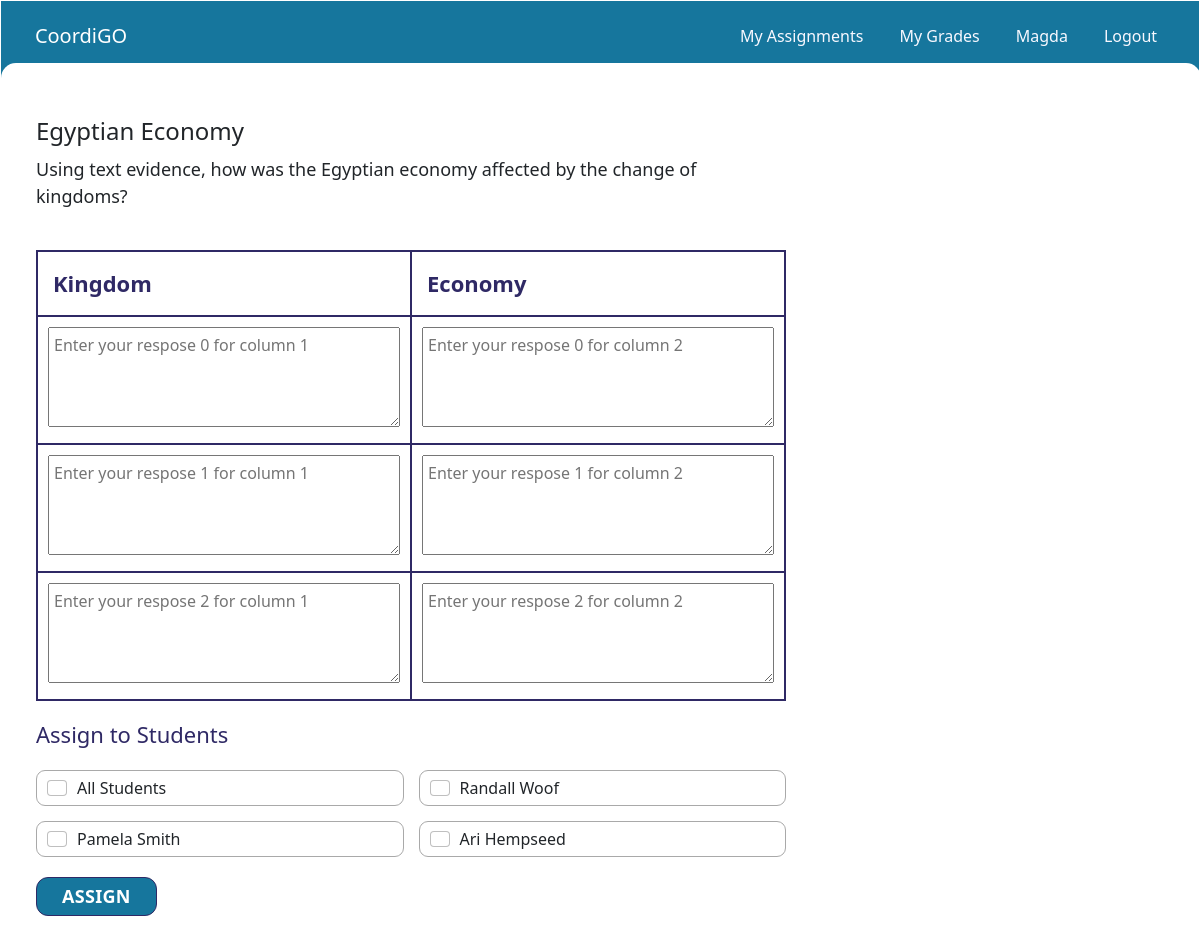
Screenshot of /custom/1 (signed in) with the database file from the repository.
### coordi/models.py (models this page shows, shortened)
class User(AbstractUser):
    user_type = models.CharField(choices=User_Types, max_length=60, default="")

class CustomGO(models.Model):
    type = models.CharField(choices=GO_Types, max_length=64, default="")
    name = models.CharField(max_length=64, default="")
    instruction = models.CharField(max_length=320, default="")
    numRows = models.IntegerField(blank=True, null=True)
    col1Title = models.CharField(max_length=64, default="")
    col2Title = models.CharField(max_length=64, default="")

### coordi/views.py (the view)
# urls.py: path("custom/<int:id>", views.render_custom, name="custom"),
def render_custom(request, id):
    user = request.user
    students = User.objects.filter(user_type = "student")
    template = CustomGO.objects.get(id=id)
    load = template.type
    numRows = template.numRows
    isTeacher = False
    if user.user_type == "teacher":
        isTeacher = True
    if load == "twoCol":
        return render(request, "coordi/twoCol.html", {
            "template" : template,
            "load" : load,
            "range" : range(numRows),
            "students" : students,
            "isTeacher" : isTeacher,
        })

### coordi/templates/coordi/twoCol.html (shortened to what this page needs)
{% extends "coordi/layout.html" %}
{% block nav %}
    {% include "coordi/navStudent.html" %}
{% endblock %}
{% load static %}
{% block body %}
    <div class="go-content-wrapper">
        <h1>{{template.name}}</h1>
        <p>{{template.instruction}}</p>
        <div class="go-table-wrapper">
            <table id="twoCol" class="{{template.id}}">
                <tr id="col1-title" data-number="1">
                    <th>
                        <p>{{template.col1Title}}</p>
                    </th>
                    <th>
                        <p>{{template.col2Title}}</p>
                    </th>
                </tr>
                {% for i in range %}
                <tr>
                    <td>
                        <textarea name="answer{{i}}" class="answer{{i}}" placeholder="Enter your respose {{i}} for column 1"></textarea>
                    </td>
                    <td>
                        <textarea name="answer{{i}}1" class="answer{{i}}1" placeholder="Enter your respose {{i}} for column 2"></textarea>
                    </td>
                </tr>
                {% endfor %}
            </table>
        {% if isTeacher %}
            <h2>Assign to Students</h2>
            <div class="grid-row-wrapper-assign">
                <form action="{% url 'assign' template.id %}" method="post">
                    <div class="assign">
                        <div class="student-check">
                            <input type="checkbox" class="form-check-input" id= "allStudents" name="student" value="allStudents">
                            <label class="form-check-label" for="{{student.last_name}}"> All Students </label>
                        </div>
                        {% for student in students %}
                            <div class="student-check form-group">
                                <input type="checkbox" class="form-check-input" id="{{student.last_name}}" name="student" value="{{student.first_name}}">
                                <label class="form-check-label" for="{{student.last_name}}"> {{student.first_name}} {{student.last_name}}</label>
                            </div>
                        {% endfor %}
                    </div>
                    <div class="action-btns form-group">
                        <input id="finalize-table" class="btn btn-action btn-action-primary" type="submit" value="ASSIGN">
                    </div>
                </form>
            </div>
        {% endif %}
    </div>
{% endblock %}

### coordi/templates/coordi/navStudent.html (shortened to what this page needs)
{% load static %}
<nav id="header" class="navbar navbar-expand-lg navbar-dark bg-coordi">
    <a class="navbar-brand" href="{% url 'index' %}">Coordi<span>GO</span></a>
    <div style="margin-left: auto;">
        <ul class="navbar-nav bd-navbar-nav flex-row">
            <li class="nav-item">
                <a class="nav-link ghostwhite {% if 'assignments' in request.path %}active{% endif %}" href="{% url 'assignments_student' %}">My Assignments</a>
            </li>
            <li class="nav-item">
                <a class="nav-link ghostwhite {% if 'grades' in request.path %}active{% endif %}" href="{% url 'grades_student' %}">My Grades</a>
            </li>
            <li class="nav-item">
                <a class="nav-link ghostwhite {% if 'profile' in request.path %}active{% endif %}" href="{% url 'profile_student' %}"><b>{{user.username}}</b></a>
            </li>
            <li class="nav-item">
                <a class="nav-link ghostwhite" href="{% url 'logout' %}">Logout</a>
            </li>
        </ul>
    </div>
    <div class="nav-rounded-bottom"></div>
</nav>

### coordi/static/coordi/styles.css (style rules this page uses)
:root { --color-top-nav: #16769d; --color-login-gray: #d2cfc1; --color-teacher-classtoom: #F6E2A8; --color-go-library: #BBECFD; --color-go-blue-light: #E2F6FE; --color-assignments-teacher: #D0E9BA; --color-teacher-button: #2F2965; }
.ghostwhite { color: ghostwhite !important; }
body { background: white; margin: 3%; }
nav { margin: -3.1% -3.1% 3%; position: relative; padding-bottom: 20px !important; }
.navbar-nav { gap: 20px; margin-left: auto; }
.bg-coordi { background: var(--color-top-nav); padding: .5rem 3%; }
.nav-rounded-bottom { height: 40px; width: 100vw; background: white; position: absolute; bottom: -20px; border-radius: 15px; left: 0px; }
h1 { font-size: 1.5rem; font-weight: 500; margin-bottom: 30px; z-index: 1; position: relative; }
h2 { font-size: calc(1rem + .5vw); color: var(--color-teacher-button); margin-top: 20px; }
p { font-size: 18px; max-width: 750px; }
button, input { width: -webkit-fill-available; }
.btn-teacher, .btn-edit, .btn-action, .btn-assign { color: white; background: var(--color-teacher-button); border-radius: 12px; padding: 3px; font-size: 16px; letter-spacing: 0.3px; margin-top: auto; }
.btn-edit, .btn-action, .btn-assign { color: black; border: 1px solid var(--color-teacher-button); background: white; width: max-content; padding: 5px 25px; font-weight: 600; text-wrap: nowrap; }
.btn-action, .btn-assign { font-weight: 600; font-size: 18px; }
.btn-action-primary, .btn-assign-primary { background: var(--color-top-nav); color: white; }
.nav-link { padding: 15px; font-weight: 100; }
.go-content-wrapper h1 { margin-bottom: 10px; }
.go-content-wrapper p { margin-bottom: 40px; }
.go-table-wrapper { max-width: 750px; }
#twoCol { width: 100%; border-spacing: 0px; margin-bottom: 10px; margin-top: 1em; }
#twoCol th { border: 2px solid var(--color-teacher-button); text-align: left; padding: 15px 15px 10px; color: var(--color-teacher-button); font-size: 1.1rem; }
#twoCol th p { margin-bottom: 5px; font-size: 22px; }
#twoCol td { border: 2px solid var(--color-teacher-button); padding: 10px; }
textarea { width: 100%; min-height: 100px; padding: 5px; }
.action-btns { display: flex; gap: 15px; }
.grid-row-wrapper, .grid-row-wrapper-assign { display: grid; grid-template-columns: 1fr 1fr 1fr 1fr; border-bottom: 1px solid black; padding: 15px; gap: 15px; }
.grid-row-wrapper-assign { grid-template-columns: 1fr 1fr; border-bottom: none; padding: 15px 0px; }
.assign { display: grid; grid-template-columns: 1fr 1fr; max-width: 750px; width: 100vw; gap: 15px; padding-bottom: 20px; }
.student-check { display: flex; flex-direction: row; padding: 5px 10px; border: 1px solid darkgray; border-radius: 9px; margin: 0px; }
.assign div input { width: 20px; margin-left: 0px; }
.assign div label { width: -webkit-fill-available; margin-bottom: 0px; text-align: left; margin-left: 30px; align-items: center; display: flex; }
@media (min-width: 650px) { .navbar-nav { display: flex; } }

### rows the page displays
User: username "Magda"
CustomGO: name "Egyptian Economy", instruction "Using text evidence, how was the Egyptian economy affected by the change of kingdoms?", col1Title "Kingdom", col2Title "Economy"
User: first_name "Randall", last_name "Woof"
User: first_name "Pamela", last_name "Smith"
User: first_name "Ari", last_name "Hempseed"
